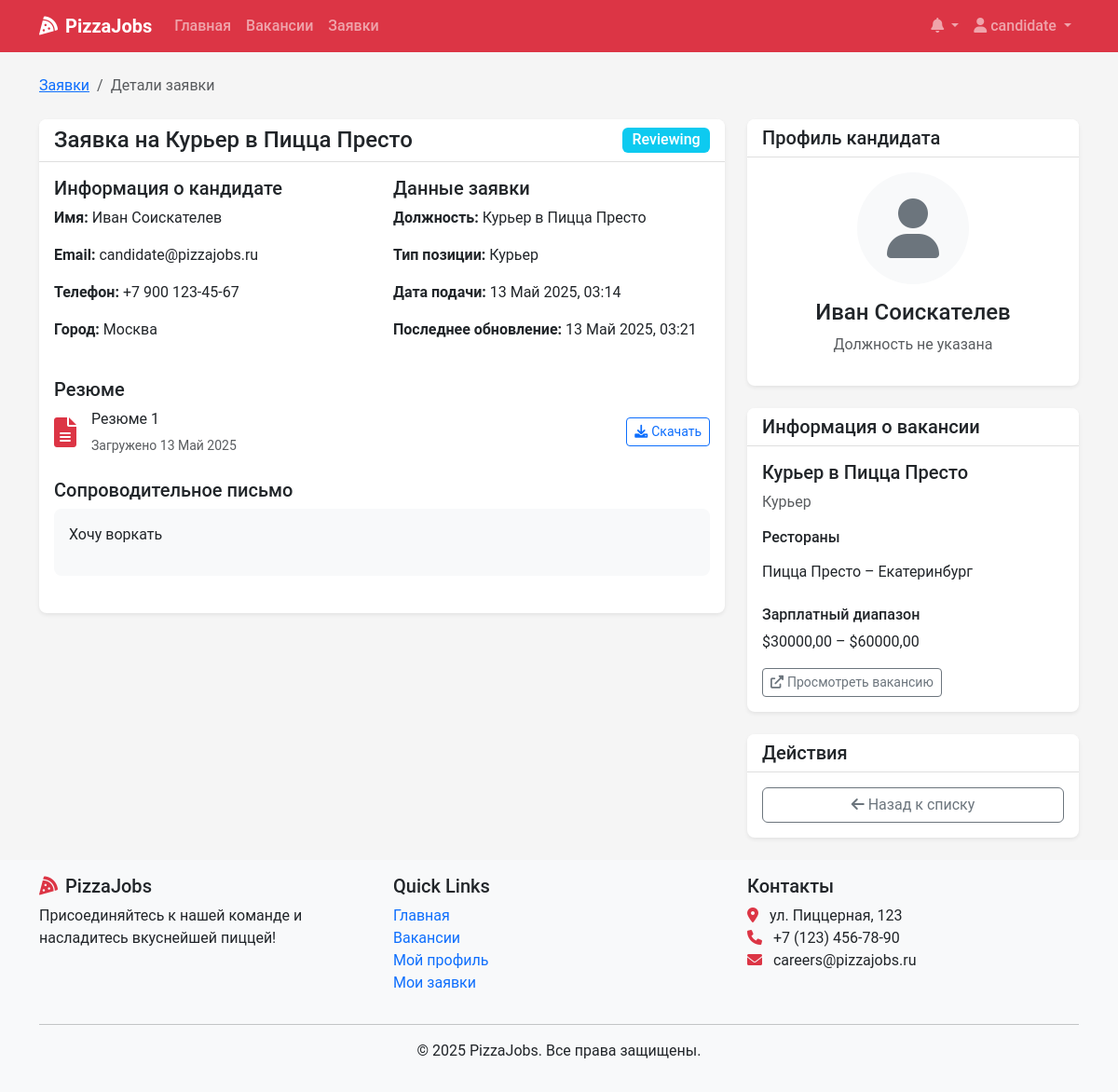
/applications/1/ (signed in), run on an earlier commit of the app's database.
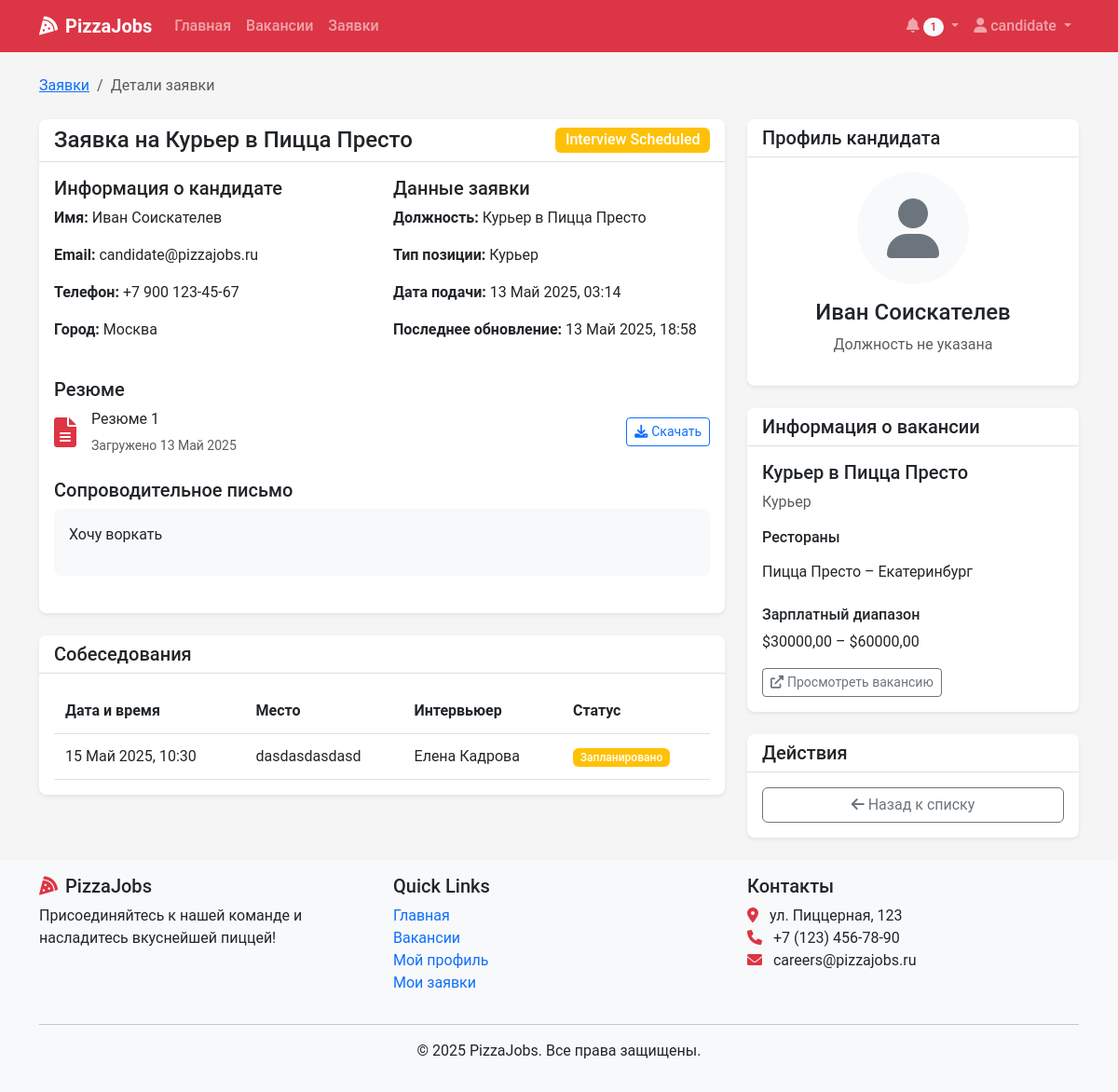
And on a later commit of the database.
### recruitment/models.py (models this page shows, shortened)
class Application(models.Model):
    vacancy = models.ForeignKey(Vacancy, on_delete=models.CASCADE, related_name='applications')
    user = models.ForeignKey(User, on_delete=models.CASCADE, related_name='applications')
    resume = models.ForeignKey(Resume, on_delete=models.SET_NULL, null=True, blank=True, related_name='applications')
    cover_letter = models.TextField(blank=True, null=True)
    status = models.CharField(max_length=20, choices=ApplicationStatus.choices, default=ApplicationStatus.NEW)
    applied_at = models.DateTimeField(auto_now_add=True)
    updated_at = models.DateTimeField(auto_now=True)

class Restaurant(models.Model):
    name = models.CharField(max_length=100)
    address = models.CharField(max_length=255)
    city = models.CharField(max_length=100)
    manager = models.ForeignKey(User, on_delete=models.SET_NULL, null=True, blank=True, related_name='managed_restaurants')

class Vacancy(models.Model):
    title = models.CharField(max_length=100)
    position_type = models.ForeignKey(PositionType, on_delete=models.CASCADE, related_name='vacancies')
    restaurants = models.ManyToManyField(Restaurant, related_name='vacancies')
    description = models.TextField()
    requirements = models.TextField()
    responsibilities = models.TextField()
    conditions = models.TextField()
    salary_min = models.DecimalField(max_digits=10, decimal_places=2, null=True, blank=True)
    salary_max = models.DecimalField(max_digits=10, decimal_places=2, null=True, blank=True)
    is_active = models.BooleanField(default=True)
    created_at = models.DateTimeField(auto_now_add=True)
    updated_at = models.DateTimeField(auto_now=True)
    created_by = models.ForeignKey(User, on_delete=models.SET_NULL, null=True, related_name='created_vacancies')
    class Meta:
        verbose_name_plural = "Vacancies"

class UserProfile(models.Model):
    user = models.OneToOneField(User, on_delete=models.CASCADE, related_name='profile')
    role = models.CharField(max_length=20, choices=UserRole.choices, default=UserRole.CANDIDATE)
    phone = models.CharField(max_length=15, blank=True, null=True)
    city = models.CharField(max_length=100, blank=True, null=True)
    photo = models.ImageField(upload_to='profile_photos/', blank=True, null=True)
    about = models.TextField(blank=True, null=True)
    desired_position = models.CharField(max_length=100, blank=True, null=True)
    experience = models.TextField(blank=True, null=True)
    education = models.TextField(blank=True, null=True)

class PositionType(models.Model):
    title = models.CharField(max_length=100, unique=True)
    description = models.TextField()

class Resume(models.Model):
    user = models.ForeignKey(User, on_delete=models.CASCADE, related_name='resumes')
    file = models.FileField(upload_to=resume_file_path)
    title = models.CharField(max_length=100)
    uploaded_at = models.DateTimeField(auto_now_add=True)
    is_active = models.BooleanField(default=True)

class Interview(models.Model):
    application = models.ForeignKey(Application, on_delete=models.CASCADE, related_name='interviews')
    scheduled_by = models.ForeignKey(User, on_delete=models.SET_NULL, null=True, related_name='scheduled_interviews')
    interviewer = models.ForeignKey(User, on_delete=models.SET_NULL, null=True, related_name='assigned_interviews')
    restaurant = models.ForeignKey(Restaurant, on_delete=models.CASCADE, related_name='interviews')
    date_time = models.DateTimeField()
    location = models.CharField(max_length=255)
    is_online = models.BooleanField(default=False)
    meeting_link = models.URLField(blank=True, null=True)
    notes = models.TextField(blank=True, null=True)
    completed = models.BooleanField(default=False)

### recruitment/views.py (the view, shortened to what this page needs)
# urls.py: path('applications/<int:application_id>/', views.application_detail, name='application_detail'),
@login_required
def application_detail(request, application_id):
    application = get_object_or_404(Application, id=application_id)
    user_profile = get_object_or_404(UserProfile, user=request.user)
    if user_profile.role == UserRole.CANDIDATE:
        if application.user != request.user:
            return HttpResponseForbidden("You don't have permission to view this application.")
    elif user_profile.role == UserRole.RESTAURANT_MANAGER:
        manager_restaurants = Restaurant.objects.filter(manager=request.user)
        application_restaurants = application.vacancy.restaurants.all()
        if not any(r in manager_restaurants for r in application_restaurants):
            return HttpResponseForbidden("You don't have permission to view this application.")
    comments = ApplicationComment.objects.filter(application=application).order_by('created_at')
    interviews = Interview.objects.filter(application=application).order_by('date_time')
    status_form = None
    comment_form = None
    interview_form = None
    context = {
        'application': application,
        'comments': comments,
        'interviews': interviews,
        'status_form': status_form,
        'comment_form': comment_form,
        'interview_form': interview_form,
    }
    return render(request, 'applications/detail.html', context)

### templates/applications/detail.html (shortened to what the changed rows need)
{% extends 'base.html' %}
{% load crispy_forms_tags %}
{% block content %}
<div class="container">
    <div class="row">
        <div class="col-lg-8">
            <div class="card shadow mb-4">
                <div class="card-header bg-white">
                    <div class="d-flex justify-content-between align-items-center">
                        <h2 class="h4 mb-0">Заявка на {{ application.vacancy.title }}</h2>
                        <span class="badge {% if application.status == 'NEW' %}bg-primary{% elif application.status == 'REVIEWING' %}bg-info{% elif application.status == 'INTERVIEW_SCHEDULED' %}bg-warning{% elif application.status == 'ACCEPTED' %}bg-success{% elif application.status == 'REJECTED' %}bg-danger{% else %}bg-secondary{% endif %} fs-6">
                            {{ application.get_status_display }}
                        </span>
                    </div>
                </div>
                <div class="card-body">
                    <div class="row mb-4">
                        <div class="col-md-6">
                            <h5>Информация о кандидате</h5>
                            <p><strong>Имя:</strong> {{ application.user.get_full_name }}</p>
                            <p><strong>Email:</strong> {{ application.user.email }}</p>
                            <p><strong>Телефон:</strong> {{ application.user.profile.phone|default:"Не указан" }}</p>
                            <p><strong>Город:</strong> {{ application.user.profile.city|default:"Не указан" }}</p>
                        </div>
                        <div class="col-md-6">
                            <h5>Данные заявки</h5>
                            <p><strong>Должность:</strong> {{ application.vacancy.title }}</p>
                            <p><strong>Тип позиции:</strong> {{ application.vacancy.position_type.title }}</p>
                            <p><strong>Дата подачи:</strong> {{ application.applied_at|date:"j F Y, H:i" }}</p>
                            <p><strong>Последнее обновление:</strong> {{ application.updated_at|date:"j F Y, H:i" }}</p>
                        </div>
                    </div>
                    {% if application.resume %}
                        <div class="mb-4">
                            <h5>Резюме</h5>
                            <div class="d-flex align-items-center">
                                <i class="fas fa-file-alt fa-2x text-danger me-3"></i>
                                <div>
                                    <p class="mb-1">{{ application.resume.title }}</p>
                                    <small class="text-muted">Загружено {{ application.resume.uploaded_at|date:"j F Y" }}</small>
                                </div>
                                <a href="{{ application.resume.file.url }}" class="btn btn-sm btn-outline-primary ms-auto" target="_blank">
                                    <i class="fas fa-download me-1"></i>Скачать
                                </a>
                            </div>
                        </div>
                    {% endif %}
                    {% if application.cover_letter %}
                        <div class="mb-4">
                            <h5>Сопроводительное письмо</h5>
                            <div class="card">
                                <div class="card-body bg-light">
                                    {{ application.cover_letter|linebreaks }}
                                </div>
                            </div>
                        </div>
                    {% endif %}
                </div>
            </div>
            {% if interviews %}
                <div class="card shadow mb-4">
                    <div class="card-header bg-white">
                        <h3 class="h5 mb-0">Собеседования</h3>
                    </div>
                    <div class="card-body">
                        <div class="table-responsive">
                            <table class="table">
                                <thead>
                                    <tr>
                                        <th>Дата и время</th>
                                        <th>Место</th>
                                        <th>Интервьюер</th>
                                        <th>Статус</th>
                                    </tr>
                                </thead>
                                <tbody>
                                    {% for interview in interviews %}
                                        <tr>
                                            <td>{{ interview.date_time|date:"j F Y, H:i" }}</td>
                                            <td>
                                                {% if interview.is_online %}
                                                    <span class="badge bg-info">Онлайн</span>
                                                    {% if interview.meeting_link %}
                                                        <a href="{{ interview.meeting_link }}" target="_blank" class="ms-2">
                                                            <i class="fas fa-video"></i>Присоединиться
                                                        </a>
                                                    {% endif %}
                                                {% else %}
                                                    {{ interview.location }}
                                                {% endif %}
                                            </td>
                                            <td>
                                                {% if interview.interviewer %}
                                                    {{ interview.interviewer.get_full_name }}
                                                {% else %}
                                                    Не назначено
                                                {% endif %}
                                            </td>
                                            <td>
                                                <span class="badge {% if interview.completed %}bg-success{% else %}bg-warning{% endif %}">
                                                    {% if interview.completed %}Завершено{% else %}Запланировано{% endif %}
                                                </span>
                                            </td>
                                        </tr>
                                    {% endfor %}
                                </tbody>
                            </table>
                        </div>
                    </div>
                </div>
            {% endif %}
        </div>
        <div class="col-lg-4">
            <div class="card shadow mb-4">
                <div class="card-body text-center">
                    {% if application.user.profile.photo %}
                        <img src="{{ application.user.profile.photo.url }}" alt="Фото профиля" class="rounded-circle mb-3" style="width: 120px; height: 120px; object-fit: cover;">
                    {% else %}
                        <div class="rounded-circle bg-light d-flex align-items-center justify-content-center mx-auto mb-3" style="width: 120px; height: 120px;">
                            <i class="fas fa-user fa-4x text-secondary"></i>
                        </div>
                    {% endif %}
                    <h4>{{ application.user.get_full_name }}</h4>
                    <p class="text-muted">{{ application.user.profile.desired_position|default:"Должность не указана" }}</p>
                </div>
            </div>
            <div class="card shadow mb-4">
                <div class="card-body">
                    <h5>{{ application.vacancy.title }}</h5>
                    <p class="text-muted">{{ application.vacancy.position_type.title }}</p>
                    <div class="mb-3">
                        <h6>Рестораны</h6>
                        <ul class="list-group list-group-flush">
                            {% for restaurant in application.vacancy.restaurants.all %}
                                <li class="list-group-item px-0">
                                    {{ restaurant.name }} – {{ restaurant.city }}
                                </li>
                            {% endfor %}
                        </ul>
                    </div>
                    <div class="mb-3">
                        <h6>Зарплатный диапазон</h6>
                        <p>
                            {% if application.vacancy.salary_min and application.vacancy.salary_max %}
                                ${{ application.vacancy.salary_min }} – ${{ application.vacancy.salary_max }}
                            {% elif application.vacancy.salary_min %}
                                От ${{ application.vacancy.salary_min }}
                            {% elif application.vacancy.salary_max %}
                                До ${{ application.vacancy.salary_max }}
                            {% else %}
                                Не указано
                            {% endif %}
                        </p>
                    </div>
                    <a href="{% url 'vacancy_detail' application.vacancy.id %}" class="btn btn-sm btn-outline-secondary">
                        <i class="fas fa-external-link-alt me-1"></i>Просмотреть вакансию
                    </a>
                </div>
            </div>
        </div>
    </div>
</div>
{% endblock %}

### templates/base.html (shortened to what the changed rows need)
<!DOCTYPE html>
<html lang="ru">
<head>
    <link href="https://cdn.jsdelivr.net/npm/bootstrap@5.3.0-alpha1/dist/css/bootstrap.min.css" rel="stylesheet">
    <link rel="stylesheet" href="https://cdnjs.cloudflare.com/ajax/libs/font-awesome/6.0.0/css/all.min.css">
    <link rel="stylesheet" href="/static/css/main.css">
</head>
<body>
    <nav class="navbar navbar-expand-lg navbar-dark bg-danger sticky-top">
        <div class="container">
            <div class="collapse navbar-collapse" id="navbarNav">
                <ul class="navbar-nav">
                    {% if user.is_authenticated %}
                        <li class="nav-item dropdown">
                            <a class="nav-link dropdown-toggle" href="#" id="notificationDropdown" role="button" data-bs-toggle="dropdown">
                                <i class="fas fa-bell"></i>
                                {% if user.notifications.filter.exists %}
                                <span class="badge rounded-pill bg-light text-danger">
                                    {{ user.notifications.filter.count }}
                                </span>
                                {% endif %}
                            </a>
                        </li>
                        <li class="nav-item dropdown">
                            <a class="nav-link dropdown-toggle" href="#" id="userDropdown" role="button" data-bs-toggle="dropdown">
                                <i class="fas fa-user"></i> {{ user.username }}
                            </a>
                        </li>
                    {% endif %}
                </ul>
            </div>
        </div>
    </nav>
    <main class="py-4">
        {% block content %}{% endblock %}
    </main>
</body>
</html>

What changed in the data, as far as the page shows it:
changed Application "Хочу воркать": status "Reviewing" → "Interview Scheduled"; updated_at "13 Май 2025, 03:21" → "13 Май 2025, 18:58"
added Interview: date_time "15 Май 2025, 10:30", location "dasdasdasdasd", interviewer.get_full_name "Елена Кадрова", completed "Запланировано"
Also different on the page:
{{ user.notifications.filter.count }}: (not shown) → "1"
text now shown: "Собеседования Дата и время Место Интервьюер Статус"
